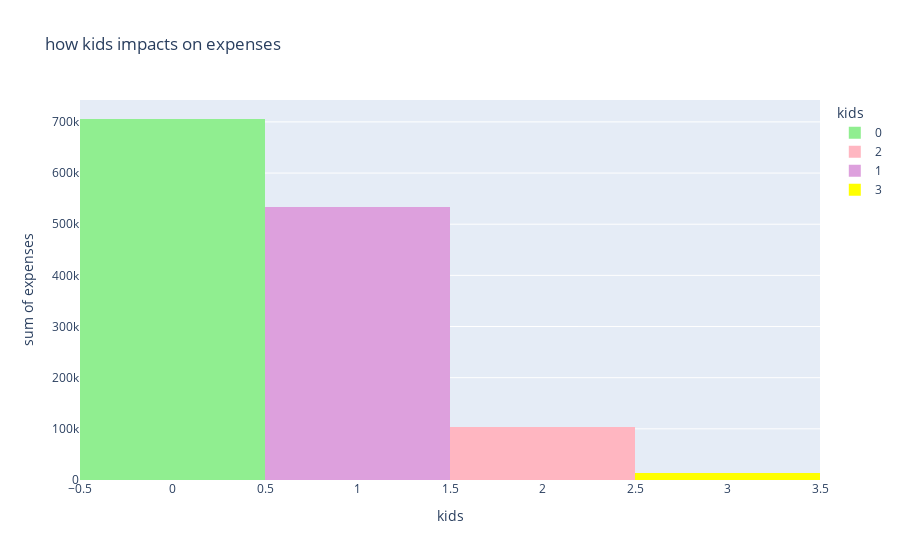

The notebook cell this image was saved under:
### Code cell
fig=px.histogram(df,x='kids',y='expenses',title='how kids impacts on expenses',color='kids', color_discrete_sequence=['lightgreen','lightpink','plum','yellow'])
fig.show()

### Figure 1 — Plotly figure (JSON) as saved in the notebook; plotly's stock layout.template omitted (floating-point values rounded to 4 significant figures; data arrays with more than 128 entries replaced by an {"elided": "..."} marker saying what was removed)
{"data": [{"alignmentgroup": "True", "bingroup": "x", "histfunc": "sum", "hovertemplate": "kids=%{x}<br>sum of expenses=%{y}<extra></extra>", "legendgroup": "0", "marker": {"color": "lightgreen", "pattern": {"shape": ""}}, "name": "0", "offsetgroup": "0", "orientation": "v", "showlegend": true, "type": "histogram", "x": {"elided": "638 int values"}, "xaxis": "x", "y": {"elided": "638 int values"}, "yaxis": "y"}, {"alignmentgroup": "True", "bingroup": "x", "histfunc": "sum", "hovertemplate": "kids=%{x}<br>sum of expenses=%{y}<extra></extra>", "legendgroup": "2", "marker": {"color": "lightpink", "pattern": {"shape": ""}}, "name": "2", "offsetgroup": "2", "orientation": "v", "showlegend": true, "type": "histogram", "x": {"elided": "421 int values"}, "xaxis": "x", "y": {"elided": "421 int values"}, "yaxis": "y"}, {"alignmentgroup": "True", "bingroup": "x", "histfunc": "sum", "hovertemplate": "kids=%{x}<br>sum of expenses=%{y}<extra></extra>", "legendgroup": "1", "marker": {"color": "plum", "pattern": {"shape": ""}}, "name": "1", "offsetgroup": "1", "orientation": "v", "showlegend": true, "type": "histogram", "x": {"elided": "1128 int values"}, "xaxis": "x", "y": {"elided": "1128 int values"}, "yaxis": "y"}, {"alignmentgroup": "True", "bingroup": "x", "histfunc": "sum", "hovertemplate": "kids=%{x}<br>sum of expenses=%{y}<extra></extra>", "legendgroup": "3", "marker": {"color": "yellow", "pattern": {"shape": ""}}, "name": "3", "offsetgroup": "3", "orientation": "v", "showlegend": true, "type": "histogram", "x": [3, 3, 3, 3, 3, 3, 3, 3, 3, 3, 3, 3, 3, 3, 3, 3, 3, 3, 3, 3, 3, 3, 3, 3, 3, 3, 3, 3, 3, 3, 3, 3, 3, 3, 3, 3, 3, 3, 3, 3, 3, 3, 3, 3, 3, 3, 3, 3, 3, 3, 3, 3, 3], "xaxis": "x", "y": [124, 1562, 603, 106, 211, 18, 13, 88, 10, 17, 17, 37, 1052, 38, 211, 446, 20, 348, 28, 37, 35, 16, 223, 411, 284, 63, 1616, 36, 263, 282, 81, 411, 1314, 78, 106, 71, 99, 35, 396, 61, 8, 444, 18, 102, 1019, 15, 103, 22, 1392, 8, 61, 51, 444], "yaxis": "y"}], "layout": {"barmode": "relative", "legend": {"title": {"text": "kids"}, "tracegroupgap": 0}, "title": {"text": "how kids impacts on expenses"}, "xaxis": {"anchor": "y", "categoryarray": [0, 2, 1, 3], "categoryorder": "array", "domain": [0, 1], "title": {"text": "kids"}}, "yaxis": {"anchor": "x", "domain": [0, 1], "title": {"text": "sum of expenses"}}}}
